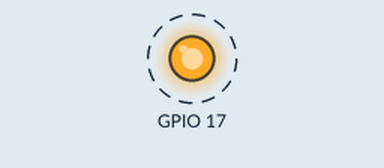
This program was run on a simulated Raspberry Pi (BCM pin numbers), started with the argument 17. On the bench: output pins drawn as LEDs (lit = HIGH). Dashed ring = blinking. What the program prints to the terminal is not drawn.

Above: at 0.5 s.
Timing chart, 0 to 4.6 s (numbered marks = the images above):
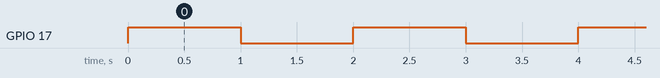

The program:

ledgpiozero.py
```python
from gpiozero import LED
from time import sleep
import sys
if len(sys.argv) < 2:
    print("Error: gpio pin number not specified as CLI arg")

pin = int(sys.argv[1])
led = LED(pin)

while True:
    print("set")
    led.on()
    sleep(1)
    print("clear")
    led.off()
    sleep(1)
```

Measured:
- by itself, GPIO 17: alternates HIGH for 1.0 s and LOW for 1.0 s
